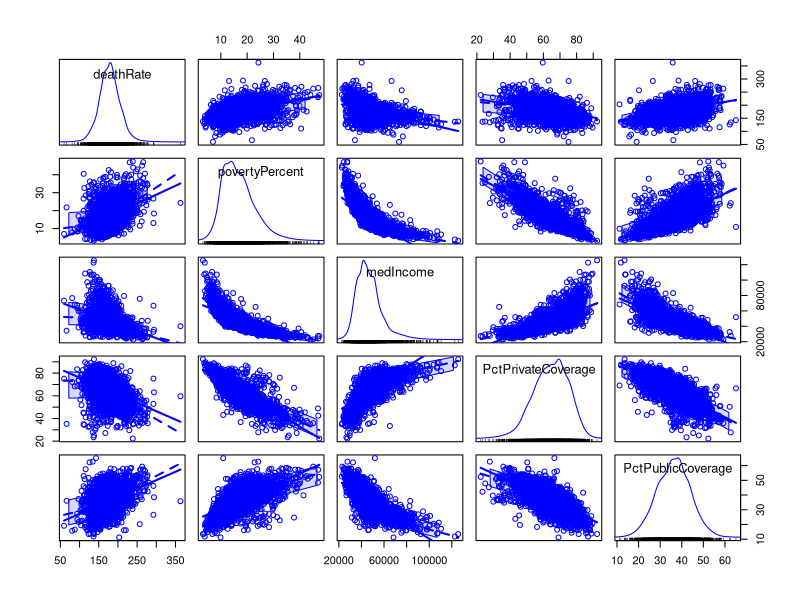
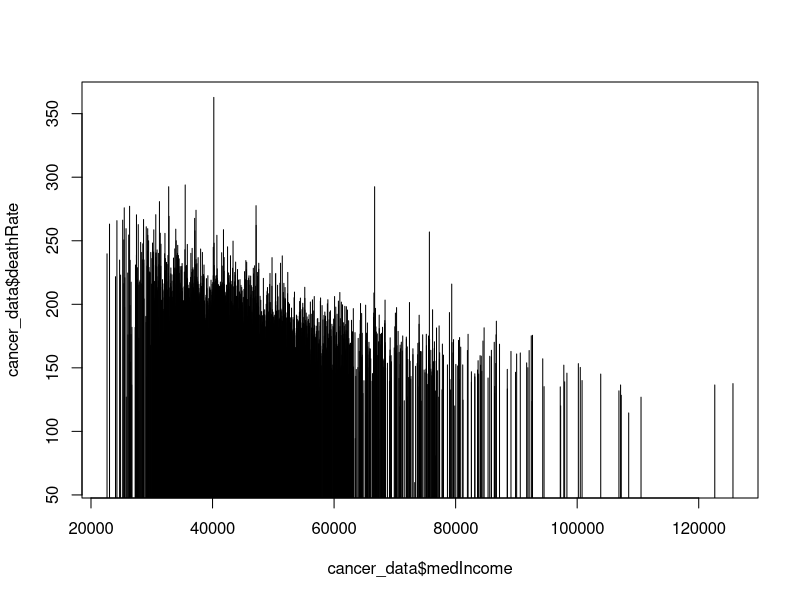
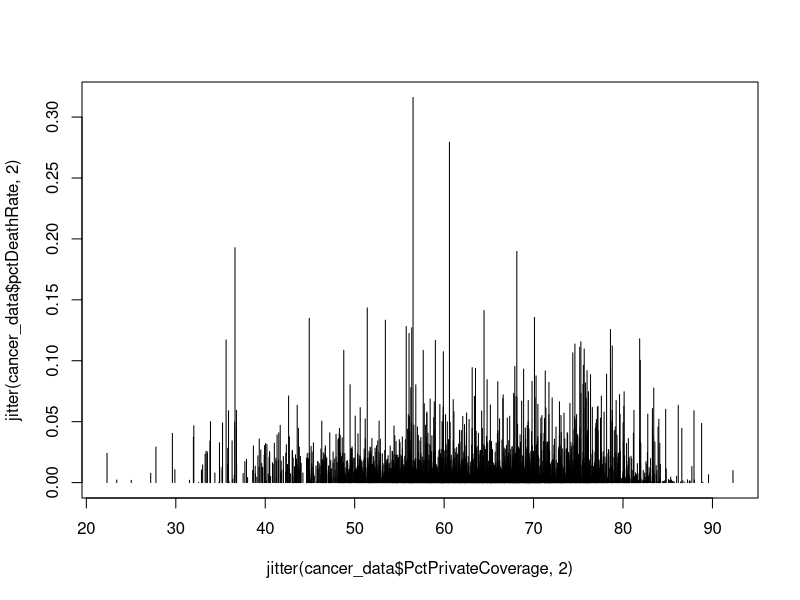

Generate these figures, in order, with R:
## ---- chunk 1
knitr::opts_chunk$set(echo = TRUE)
## ---- chunk 2
library(car)
## ---- chunk 3
cancer_data = read.csv("cancer.csv")
## ---- chunk 4
(list_of_varibles = objects(cancer_data))
## ---- chunk 5
str(cancer_data)
## ---- chunk 6
scatterplotMatrix(~ deathRate + povertyPercent + medIncome + PctPrivateCoverage + PctPublicCoverage, data = cancer_data)
## ---- chunk 7
#correlation of deathRate to important variables
cor(cancer_data$deathRate, cancer_data$povertyPercent)
cor(cancer_data$deathRate, cancer_data$medIncome)
cor(cancer_data$deathRate, cancer_data$PctPrivateCoverage)
cor(cancer_data$deathRate, cancer_data$PctPublicCoverage)
## ---- chunk 8
plot (~ cancer_data$medIncome + cancer_data$deathRate, type = "h")
## ---- chunk 9
head(cancer_data$PctPublicCoverage + cancer_data$PctPrivateCoverage, 25)
min(cancer_data$PctPublicCoverage + cancer_data$PctPrivateCoverage)
max(cancer_data$PctPublicCoverage + cancer_data$PctPrivateCoverage)
## ---- chunk 10
head(cancer_data$PctAsian + cancer_data$PctBlack + cancer_data$PctWhite + cancer_data$PctOtherRace, 25)
min(cancer_data$PctAsian + cancer_data$PctBlack + cancer_data$PctWhite + cancer_data$PctOtherRace)
max(cancer_data$PctAsian + cancer_data$PctBlack + cancer_data$PctWhite + cancer_data$PctOtherRace)
## ---- chunk 11
#added new column into cancer_data
cancer_data$pctDeathRate = cancer_data$deathRate/cancer_data$popEst2015
## ---- chunk 12
plot (~ jitter(cancer_data$PctPrivateCoverage,2) + jitter(cancer_data$pctDeathRate,2), type = "h")
## ---- chunk 13
cor(cancer_data$pctDeathRate, cancer_data$PctPrivateCoverage)
## ---- chunk 14
cor(cancer_data$pctDeathRate, cancer_data$PctPublicCoverage)
## ---- chunk 15
cor(cancer_data$pctDeathRate, cancer_data$medIncome)
## ---- chunk 16
cor(cancer_data$pctDeathRate, cancer_data$povertyPercent)
